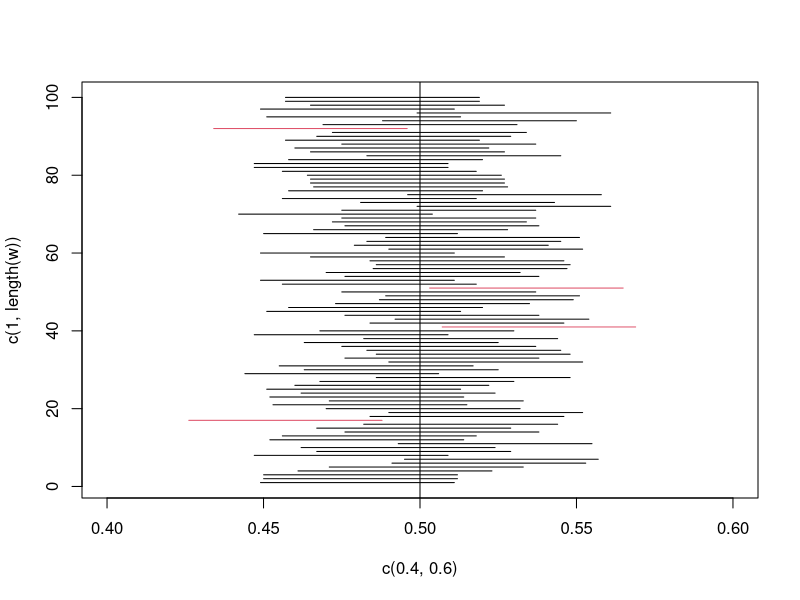

Write R code to recreate this figure.
set.seed(1)

plot_intervals <- function(sample_size, number_of_samples) {
  p <- 0.5
  w <- 1:number_of_samples
  plot(c(0.4, 0.6), c(1, length(w)), type = "n")
  abline(v = p)
  cnt <- 0
  for (i in w) {
    v <- rbinom(sample_size, 1, p)
    se <- sqrt(mean(v) * (1 - mean(v)) / sample_size)
    upper <- mean(v) + se * qnorm(.975)
    lower <- mean(v) + se * qnorm(.025)
    covered <- p >= lower & p <= upper
    color <- ifelse(covered, 1, 2)
    if (!covered)
      cnt <- cnt + 1
    lines(c(lower, upper), c(i, i), col = color)
  }
  print(cnt / number_of_samples)
}

# Der Plot zeigt die Konfidenzintervalle, die auf Basis wiederholt gebildeter
# Stichproben (number_of_samples) entstehen. Ein Konfidenzintervall sagt, dass
# der wahre Wert mit einer Wahrscheinlichkeit von 1 - alpha (Konfidenzniveau)
# innerhalb des berechneten Intervalls liegt. Das bedeutet aber auch, dass das
# Konfidenzintervall den wahren Wert manchmal gar nicht erfasst!
# Im Beispiel ist der wahre Wert 50%. Die rot markierten Linien zeigen,
# wenn das Konfidenzintervall diesen Wert aufgrund der Stichprobe mit zufällig
# besonders hohen oder niedrigen Werten gar nicht beinhaltet.
# Das ist das Risiko, das durch das Konfidenzniveau angegeben wird.
plot_intervals(1000, 100)
